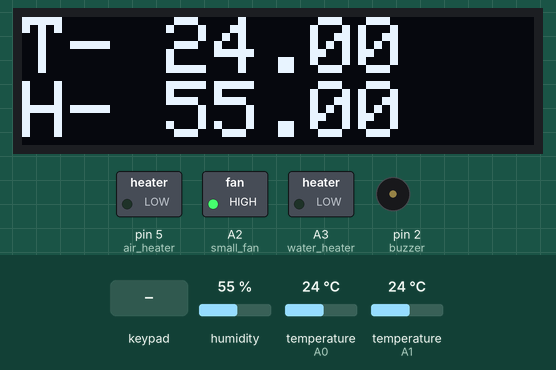
Bench run of a sketch on a simulated Arduino Uno, built with avr-gcc and run on an emulated ATmega328P. Parts: 128×32 one-colour display, switched loads named in the sketch (green lamp = pin HIGH), buzzer (waves = sounding, pin HIGH). Wiring (inferred from the names in the program): DHT11 sensor: data A1. The inputs (shaded band) are chosen by the test bench; at power-on: humidity 55 %, temperature (sensors on A0, A1) 24 °C. EEPROM starts erased; pins used as bus, display or sensor lines are not drawn; what the sketch prints to the serial monitor is not drawn.

Above: at 5.4 s.
5.5 s: keypad keys 1 2 3 4 pressed 0.4 s apart
At 6.5 s:
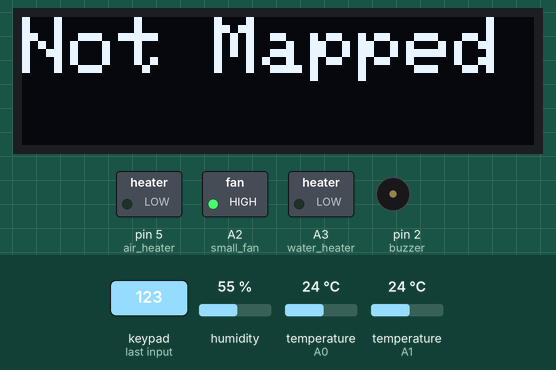
13.1 s: humidity set to 22 %
At 17.2 s:
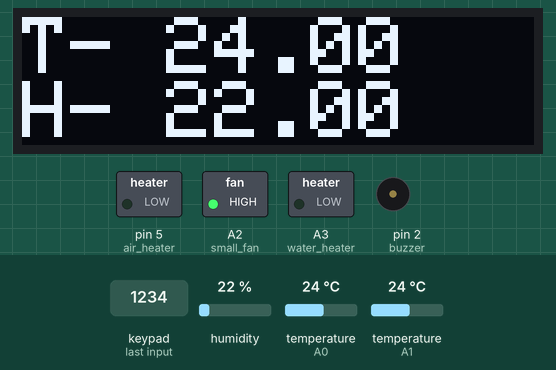
At 24.1 s:
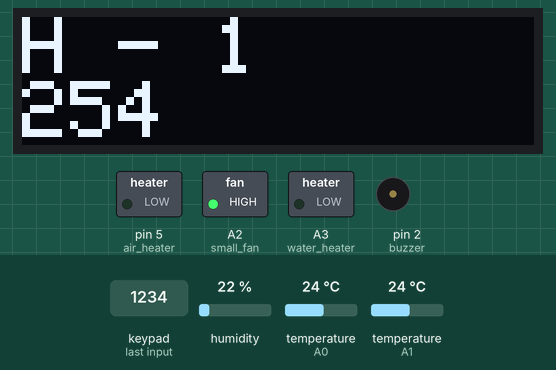
Timing chart, 0 to 25.6 s (numbered marks = the images above; inputs shaded):
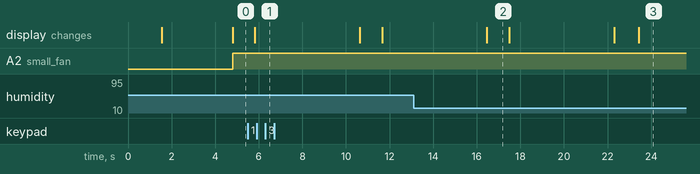

The sketch:

incubeter_new.ino
```cpp
#include "dht.h"
#include <OneWire.h>
#include <EEPROM.h>
#include <DallasTemperature.h>
#include <SPI.h>
#include <Wire.h>
#include <Adafruit_GFX.h>
#include <Adafruit_SSD1306.h>
#define SCREEN_WIDTH 128	// OLED display width, in pixels
#define SCREEN_HEIGHT 64	// OLED display height, in pixels
#define SCREEN_ADDRESS 0x3C ///< See datasheet for Address; 0x3D for 128x64, 0x3C for 128x32
#include <Keypad.h>

#define OLED_RESET 4

#define small_fan A2	// small fan
#define air_heater 5	// 1st heater
#define water_heater A3 // water Heater
#define relay5 4		// power
#define relay6 3		// power
#define buzzer 2

// keypad
#define c1 6
#define c2 7
#define c3 8
#define r1 9
#define r2 10
#define r3 11
#define r4 12

#define ONE_WIRE_BUS A0 // temp sensor pin
#define dht_apin A1

Adafruit_SSD1306 display(OLED_RESET);

dht DHT;
float temp = 0.00;
float hum = 0.00;
unsigned long previousTimeTryTurn = 0;
unsigned long trayDelay = 3000; // time taken between tray turning

byte trayState = LOW;
OneWire oneWire(ONE_WIRE_BUS);
/********************************************************************/
// Pass our oneWire reference to Dallas Temperature.
DallasTemperature sensors(&oneWire);
unsigned long prevTime = millis();
unsigned long trayPrevTime = millis();
long main_interval = 2000;

// keypad code ##################################################
//  Constants for row and column sizes
const byte ROWS = 4;
const byte COLS = 3;

// Array to represent keys on keypad
char hexaKeys[ROWS][COLS] = {
	{
		'1',
		'2',
		'3',
	},
	{
		'4',
		'5',
		'6',
	},
	{
		'7',
		'8',
		'9',
	},
	{
		'*',
		'0',
		'#',
	},
};

// Connections to Arduino
byte rowPins[ROWS] = {
	r4,
	r3,
	r2,
	r1,
};
byte colPins[COLS] = {
	c3,
	c2,
	c1,
};

// Create keypad object
Keypad customKeypad = Keypad(makeKeymap(hexaKeys), rowPins, colPins, ROWS, COLS);
// #################################################

uint8_t normalTempAddress = 130;
uint8_t normalHumAddress = 131;
float normTemp = EEPROM.read(normalTempAddress);
int normalHum = EEPROM.read(normalHumAddress);


void setup()
{
	pinMode(air_heater, OUTPUT);
	pinMode(water_heater, OUTPUT);
	pinMode(small_fan, OUTPUT);

	pinMode(relay5, OUTPUT);
	pinMode(buzzer, OUTPUT);
	Serial.begin(9600);
	delay(500); // Delay to let system boot
	sensors.begin();
	Serial.println("DHT11 Humidity & temperature Sensor\n\n");

	delay(1000); // Wait before accessing Sensor
	display.begin(SSD1306_SWITCHCAPVCC, 0x3C);
	display.clearDisplay();
}

void loop()
{
	unsigned long currentTime = millis();
	display.setTextSize(2);
	display.setTextColor(WHITE);
	digitalWrite(relay5, HIGH);
	//  tray motion code

	if (currentTime - prevTime > 3000)
	{

		mainApp();
		prevTime = currentTime;
	}

	if (currentTime - trayPrevTime > 30000)
	{

		Serial.println("tray turning\n\n");
		trayOpen();
		trayPrevTime = currentTime;
	}

	char customKey = customKeypad.getKey();

	keyPadCode(customKey);

	display.clearDisplay();
}

void keyPadCode(char customKey){
	if (customKey)
	{
		// Print key value to serial monitor
		Serial.println(customKey);
		//    ###########################################################

		if (customKey == '*')
		{
			EEPROM.write(normalTempAddress, 37.0);
			EEPROM.write(normalHumAddress, 65);
			delay(100);
			display.clearDisplay();
			display.setCursor(0, 0);
			display.println("Reseting");
			display.display();
			delay(2000);
		}
		else if (customKey == '#')
		{
			EEPROM.write(normalTempAddress, 37.0);
			EEPROM.write(normalHumAddress, 70);
			delay(100);
			display.clearDisplay();
			display.setCursor(0, 0);
			display.println("Hatchery");
			display.display();
			delay(2000);
		}

		else if (customKey == '5')
		{
			// turn off the tray
			// digitalWrite(small_fan, LOW);
			display.clearDisplay();
			display.setCursor(0, 0);
			display.println("Turning");
			display.display();
			delay(20000);
		}
		else if (customKey == '6')
		{
			EEPROM.write(normalHumAddress, normalHum+1);
			delay(100);
			display.clearDisplay();
			display.setCursor(0, 0);
			display.println("H + 1");
			display.display();
			delay(2000);
		}

		else if (customKey == '4')
		{
			EEPROM.write(normalHumAddress, normalHum-1);
			delay(100);
			display.clearDisplay();
			display.setCursor(0, 0);
			display.println("H - 1");
			display.println(normalHum - 1);
			display.display();
			delay(20000);
		}
		else if (customKey == '9')
		{
			EEPROM.write(normalTempAddress, normTemp + 1);
			delay(100);
			display.clearDisplay();
			display.setCursor(0, 0);
			display.println("T + 1");
			display.display();
			delay(2000);
		}
		else if (customKey == '7')
		{
			EEPROM.write(normalTempAddress, normTemp - 1);
			delay(100);
			display.clearDisplay();
			display.setCursor(0, 0);
			display.println("T - 1");
			display.display();
			delay(2000);
		}

		else{
			// turn on the tray
			// digitalWrite(small_fan, HIGH);
			display.clearDisplay();
			display.setCursor(0, 0);
			display.println("Not Mapped");
			display.display();
			delay(1000);
		}
		delay(2000);
	}
}

void mainApp()
{

	DHT.read11(dht_apin);
	hum = DHT.humidity;
	sensors.requestTemperatures();
	temp = sensors.getTempCByIndex(0);
	delay(1000);
	display.setCursor(0, 0);
	display.print("T- ");
	display.println(temp);
	display.print("H- ");
	display.println(hum);
	display.display();

	Serial.print("Current humidity = ");
	Serial.print(hum);
	Serial.print("%  ");
	Serial.print("temperature = ");
	Serial.print(temp);
	Serial.println("C  ");

	if (temp < normTemp - 0.1)
	{
		digitalWrite(air_heater, LOW);

		//    if (temp <35){
		//    tone(buzzer, 1000);
		// delay(500);
		// noTone(buzzer);
		// }
	}
	else
	{
		digitalWrite(air_heater, HIGH);
	}

	if (temp > normTemp + 0.2 || hum > normalHum)
	{
		digitalWrite(small_fan, LOW);

		digitalWrite(air_heater, HIGH);
	}

	else
	{
		digitalWrite(small_fan, HIGH);
	}

	if (hum < normalHum)
	{
		digitalWrite(water_heater, LOW);
		// if (hum <normalHum-7){
		//    tone(buzzer, 2000);
		// delay(500);
		// noTone(buzzer);
		// }
	}
	else
	{
		digitalWrite(water_heater, HIGH);
	}
	delay(1000);
}


void trayOpen(){
	Serial.println("tray turning\n\n");
	digitalWrite(relay5, HIGH);
	digitalWrite(relay6, LOW);

	delay(1000);
}

void trayClose(){
	Serial.println("tray turning\n\n");
	digitalWrite(relay5, LOW);
	digitalWrite(relay6, HIGH);

	delay(1000);
}
```

Measured:
- after the input at 5.5 s, the display: changes after 0.32 s (image 1)
- what the display in image 2 shows lasts 1.0 s, from 16.5 s to 17.5 s
